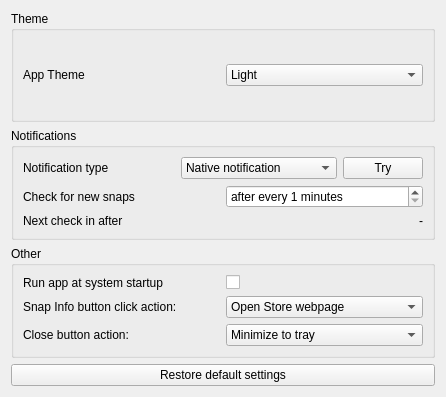
<?xml version="1.0" encoding="UTF-8"?>
<ui version="4.0">
 <class>SettingsWidget</class>
 <widget class="QWidget" name="SettingsWidget">
  <property name="geometry">
   <rect>
    <x>0</x>
    <y>0</y>
    <width>446</width>
    <height>397</height>
   </rect>
  </property>
  <property name="windowTitle">
   <string>Form</string>
  </property>
  <layout class="QVBoxLayout" name="verticalLayout">
   <item>
    <widget class="QGroupBox" name="verticalGroupBox">
     <property name="title">
      <string>Theme</string>
     </property>
     <layout class="QVBoxLayout" name="verticalLayout_3">
      <item>
       <layout class="QHBoxLayout" name="horizontalLayout">
        <item>
         <widget class="QLabel" name="label_3">
          <property name="text">
           <string>App Theme</string>
          </property>
         </widget>
        </item>
        <item>
         <widget class="QComboBox" name="themeCombo">
          <item>
           <property name="text">
            <string>Light</string>
           </property>
          </item>
          <item>
           <property name="text">
            <string>Dark</string>
           </property>
          </item>
         </widget>
        </item>
       </layout>
      </item>
     </layout>
    </widget>
   </item>
   <item>
    <widget class="QGroupBox" name="verticalGroupBox_3">
     <property name="title">
      <string>Notifications</string>
     </property>
     <layout class="QVBoxLayout" name="verticalLayout_4">
      <item>
       <layout class="QHBoxLayout" name="horizontalLayout_3">
        <item>
         <widget class="QLabel" name="label_2">
          <property name="text">
           <string>Notification type</string>
          </property>
         </widget>
        </item>
        <item>
         <widget class="QComboBox" name="notificationCombo">
          <item>
           <property name="text">
            <string>Native notification</string>
           </property>
          </item>
          <item>
           <property name="text">
            <string>Customized notification</string>
           </property>
          </item>
         </widget>
        </item>
        <item>
         <widget class="QPushButton" name="tryNotification">
          <property name="sizePolicy">
           <sizepolicy hsizetype="Maximum" vsizetype="Fixed">
            <horstretch>0</horstretch>
            <verstretch>0</verstretch>
           </sizepolicy>
          </property>
          <property name="text">
           <string>Try</string>
          </property>
         </widget>
        </item>
       </layout>
      </item>
      <item>
       <layout class="QHBoxLayout" name="horizontalLayout_4">
        <item>
         <widget class="QLabel" name="label_4">
          <property name="text">
           <string>Check for new snaps </string>
          </property>
         </widget>
        </item>
        <item>
         <widget class="QSpinBox" name="autoRefreshInterval">
          <property name="suffix">
           <string> minutes</string>
          </property>
          <property name="prefix">
           <string>after every </string>
          </property>
          <property name="minimum">
           <number>1</number>
          </property>
          <property name="maximum">
           <number>2000</number>
          </property>
         </widget>
        </item>
       </layout>
      </item>
      <item>
       <layout class="QHBoxLayout" name="horizontalLayout_2">
        <item>
         <widget class="QLabel" name="label_6">
          <property name="text">
           <string>Next check in after</string>
          </property>
         </widget>
        </item>
        <item>
         <widget class="QLabel" name="timeLeft">
          <property name="text">
           <string>-</string>
          </property>
          <property name="alignment">
           <set>Qt::AlignRight|Qt::AlignTrailing|Qt::AlignVCenter</set>
          </property>
         </widget>
        </item>
       </layout>
      </item>
     </layout>
    </widget>
   </item>
   <item>
    <widget class="QGroupBox" name="verticalGroupBox_4">
     <property name="title">
      <string>Other</string>
     </property>
     <layout class="QVBoxLayout" name="verticalLayout_5">
      <item>
       <layout class="QHBoxLayout" name="horizontalLayout_5">
        <item>
         <widget class="QLabel" name="label_5">
          <property name="text">
           <string>Run app at system startup</string>
          </property>
         </widget>
        </item>
        <item>
         <widget class="QCheckBox" name="runAtStartUp">
          <property name="text">
           <string/>
          </property>
         </widget>
        </item>
       </layout>
      </item>
      <item>
       <layout class="QHBoxLayout" name="horizontalLayout_7">
        <item>
         <widget class="QLabel" name="label">
          <property name="text">
           <string>Snap Info button click action:</string>
          </property>
         </widget>
        </item>
        <item>
         <widget class="QComboBox" name="infoActionCombo">
          <item>
           <property name="text">
            <string>Open Store webpage</string>
           </property>
          </item>
          <item>
           <property name="text">
            <string>Open Softwares App</string>
           </property>
          </item>
         </widget>
        </item>
       </layout>
      </item>
      <item>
       <layout class="QHBoxLayout" name="horizontalLayout_6">
        <item>
         <widget class="QLabel" name="label_7">
          <property name="text">
           <string>Close button action:</string>
          </property>
         </widget>
        </item>
        <item>
         <widget class="QComboBox" name="closeButtonActionCombo">
          <item>
           <property name="text">
            <string>Minimize to tray</string>
           </property>
          </item>
          <item>
           <property name="text">
            <string>Quit App</string>
           </property>
          </item>
         </widget>
        </item>
       </layout>
      </item>
     </layout>
    </widget>
   </item>
   <item>
    <widget class="QPushButton" name="reset">
     <property name="text">
      <string>Restore default settings</string>
     </property>
     <property name="icon">
      <iconset resource="icons.qrc">
       <normaloff>:/icons/refresh-line.png</normaloff>:/icons/refresh-line.png</iconset>
     </property>
    </widget>
   </item>
  </layout>
 </widget>
 <resources>
  <include location="icons.qrc"/>
 </resources>
 <connections/>
</ui>
